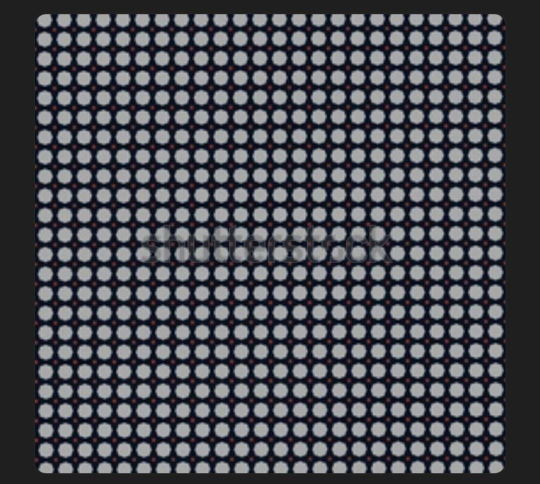
#> input picture Assignments/Task-3/sample.jpg, 1080 x 967 px (shown at 1/2 size)
$ python -i app.py   (imports and definitions only)   (older library calls are emulated)
#> lines starting #> are read from the running program, lines starting #| are printed output that depends on the picture; after the words box and inside, x2 and y2 are one past the last pixel; in counts of white or black regions, pixels touching at a corner belong together

import streamlit as st
from PIL import Image, ImageOps
import numpy as np
import cv2
import io
import os
from datetime import datetime
import tempfile
import math

# [1 line not run here, left out]

# ---------------------------
# Utility functions
# ---------------------------
# [9 lines left out: function to_bytes_io, not called in this run]

def pil_to_cv2(img_pil):
    return cv2.cvtColor(np.array(img_pil), cv2.COLOR_RGB2BGR)

# [69 lines left out: functions cv2_to_pil, format_bytes, get_image_info, rgb_to_grayscale_manual, rgb_to_ycbcr_manual, rotate_image_cv, not called in this run]

def scale_image_cv(img, fx, fy):
    return cv2.resize(img, None, fx=fx, fy=fy, interpolation=cv2.INTER_LINEAR)

# [69 lines left out: functions translate_image_cv, affine_transform_cv, perspective_transform_cv, apply_filter, apply_morph, histogram_equalization_color and 1 more, not called in this run]

def sharpen_image(img):
    kernel = np.array([[0,-1,0],[-1,5,-1],[0,-1,0]])
    return cv2.filter2D(img, -1, kernel)

def edge_detection(img, method="Canny", **kwargs):
    gray = img if len(img.shape)==2 else cv2.cvtColor(img, cv2.COLOR_BGR2GRAY)
    if method == "Canny":
        low = kwargs.get("low",100)
        high = kwargs.get("high",200)
        return cv2.Canny(gray, low, high)
    elif method == "Sobel":
        sx = cv2.Sobel(gray, cv2.CV_64F, 1, 0, ksize=kwargs.get("ksize",3))
        sy = cv2.Sobel(gray, cv2.CV_64F, 0, 1, ksize=kwargs.get("ksize",3))
        sob = np.sqrt(sx*sx + sy*sy)
        sob = np.clip(sob, 0, 255).astype(np.uint8)
        return sob
    elif method == "Laplacian":
        lap = cv2.Laplacian(gray, cv2.CV_64F)
        lap = np.clip(np.abs(lap), 0, 255).astype(np.uint8)
        return lap
    return gray

# ---------------------------
# Bitwise ops
# ---------------------------
# [13 lines left out: function bitwise_ops, not called in this run]

# ---------------------------
# App UI and logic
# ---------------------------
# [2 lines not run here, left out]

# Menu / File actions
# [1 line that did not run here, left out]
# [42 lines not run here, left out]

# Prepare images
# [10 lines that did not run here, left out]

# Right panel display area
# [1 line that did not run here, left out]

# [31 lines left out: function display_images, not called in this run]

# Operation-specific UI and actions
processed_cv = None
manual_info_outputs = None

# [236 lines not run here, left out]

# Convert processed_cv to PIL for display/save
processed_pil = None
if processed_cv is not None:
    if len(processed_cv.shape) == 2:
        # grayscale single channel
        processed_pil = Image.fromarray(processed_cv)
    else:
        processed_pil = cv2_to_pil(processed_cv)

# Display images
# [37 lines not run here, left out]

>>> import cv2
>>> picture = cv2.imread('../sample.jpg')
#> picture is the input picture: shape (967, 1080, 3); mean B, G, R 83.3, 77, 75.7
>>> result = edge_detection(picture)
#> in edge_detection, `return cv2.Canny(gray, low, high)`:
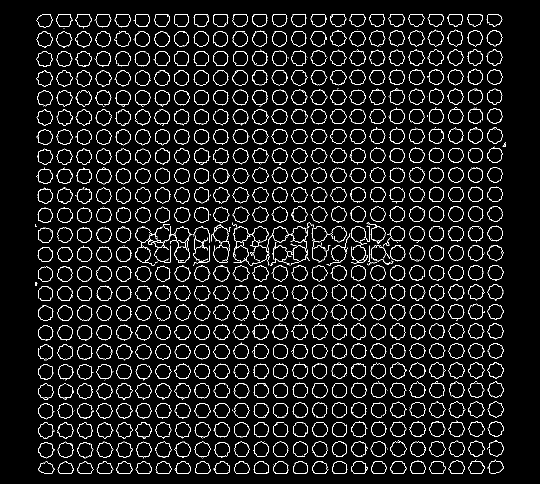
#> returned value: shape (967, 1080) (shown at 1/2 size); 6.4% white in thin lines or dots, all inside (x1, y1, x2, y2) = (70, 28, 1011, 947)
